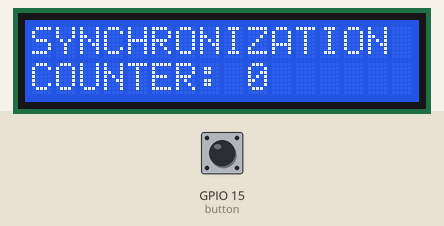
Bench run of a program on a simulated Raspberry Pi (BCM pin numbers). Parts: 16×2 character LCD. The inputs (shaded band) are chosen by the test bench; at power-on: GPIO 15 (button) HIGH.

Above: at 1.2 s.
1.3 s: GPIO 15 (button) pulled LOW for 1 s
At 3.3 s:
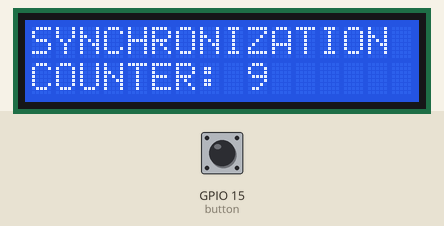
3.8 s: GPIO 15 (button) pulled LOW for 0.15 s
At 4.8 s:
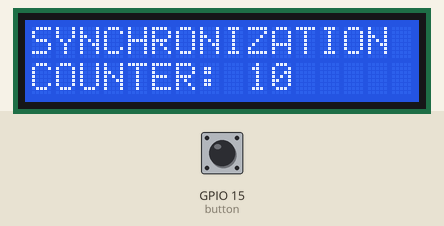
5.5 s: GPIO 15 (button) pulled LOW for 0.15 s
At 6.8 s:
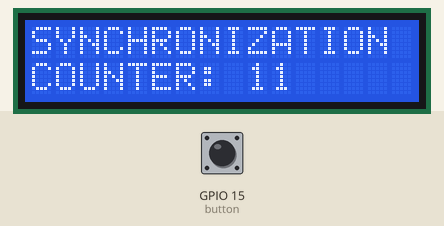
7.1 s: GPIO 15 (button) pulled LOW for 1 s
At 8.6 s:
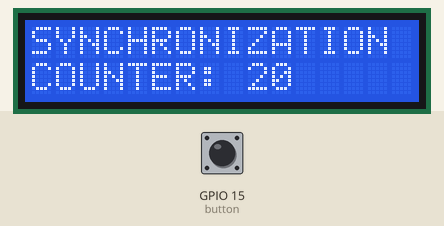
Timing chart, 0 to 10.1 s (numbered marks = the images above; inputs shaded):
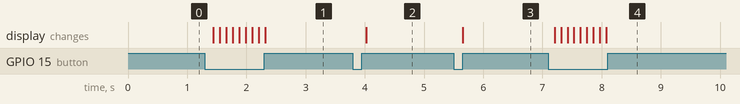

The program:

counter_with_1602_disp.py
```python
import gpiozero
from signal import signal, SIGTERM, SIGHUP, pause
from rpi_lcd import LCD
from time import *
lcd = LCD()
def safe_exit(signum, frame):
    exit(1)
try:
    k = 0
    button = gpiozero.Button(15)
    signal(SIGTERM, safe_exit)
    signal(SIGHUP, safe_exit)


    while True:
            lcd.text("SYNCHRONIZATION", 1)
            lcd.text("COUNTER: " + str(k), 2)
            if(button.is_pressed):
                k+= 1


except KeyboardInterrupt:
    pass
finally:
    lcd.clear()
    lcd.backlight(0)
```

Measured:
- after the input at 1.3 s, the display: first changes after 0.14 s (image 1 shows a later state)
- after the input at 3.8 s, the display: changes after 0.22 s (image 2)
- after the input at 5.5 s, the display: changes after 0.15 s (image 3)
- after the input at 7.1 s, the display: first changes after 0.10 s (image 4 shows a later state)
